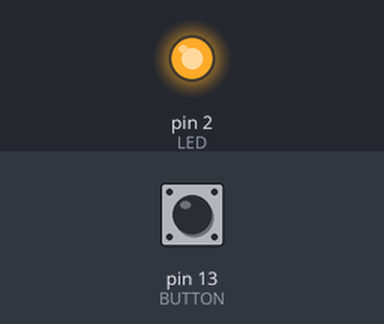
Bench run of a sketch on a simulated Arduino Uno, built with avr-gcc and run on an emulated ATmega328P. Parts: output pins drawn as LEDs (lit = HIGH). The test bench sets the inputs (shaded band); at power-on: pin 13 (BUTTON) HIGH.

Above: at 1.2 s.
1.3 s: pin 13 (BUTTON) pulled LOW for 0.15 s
At 1.37 s:
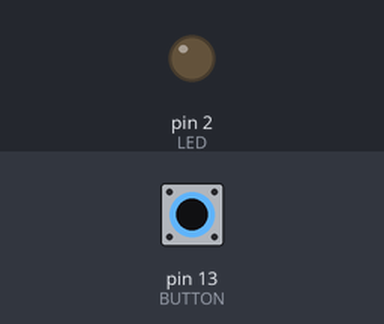
2.9 s: pin 13 (BUTTON) pulled LOW for 3.2 s
At 7.1 s:
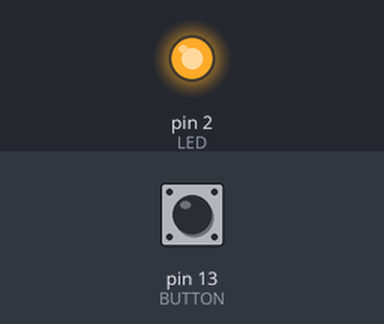
Timing chart, 0 to 8.6 s (numbered marks = the images above; inputs shaded):
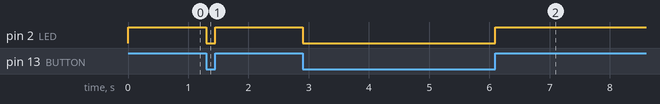

The sketch:

push_button.ino
```cpp
// Objective: Learn how to use the push button switch to control an LED.

// Step 1: Read the state of the switch.
// Step 2: Determine whether to turn the LED on.

#define LED     2       // Set LED to GPIO 2
#define BUTTON  13      // Set Push Button Pin to GPIO 13

void setup()
{
    // Initializes LED as an output:
    pinMode(LED, OUTPUT);

    // Initializes BUTTON as an input:
    pinMode(BUTTON, INPUT);
}

void loop()
{
    if (digitalRead(BUTTON) == LOW)   // button is pressed
        digitalWrite(LED, LOW);       // LED on
    else                              // button is not pressed
        digitalWrite(LED, HIGH);      // LED off
}
```

Measured:
- after the input at 1.3 s, pin 2 (LED): HIGH → LOW at once, → HIGH 0.15 s later
- after the input at 2.9 s, pin 2 (LED): HIGH → LOW at once, → HIGH 3.2 s later
